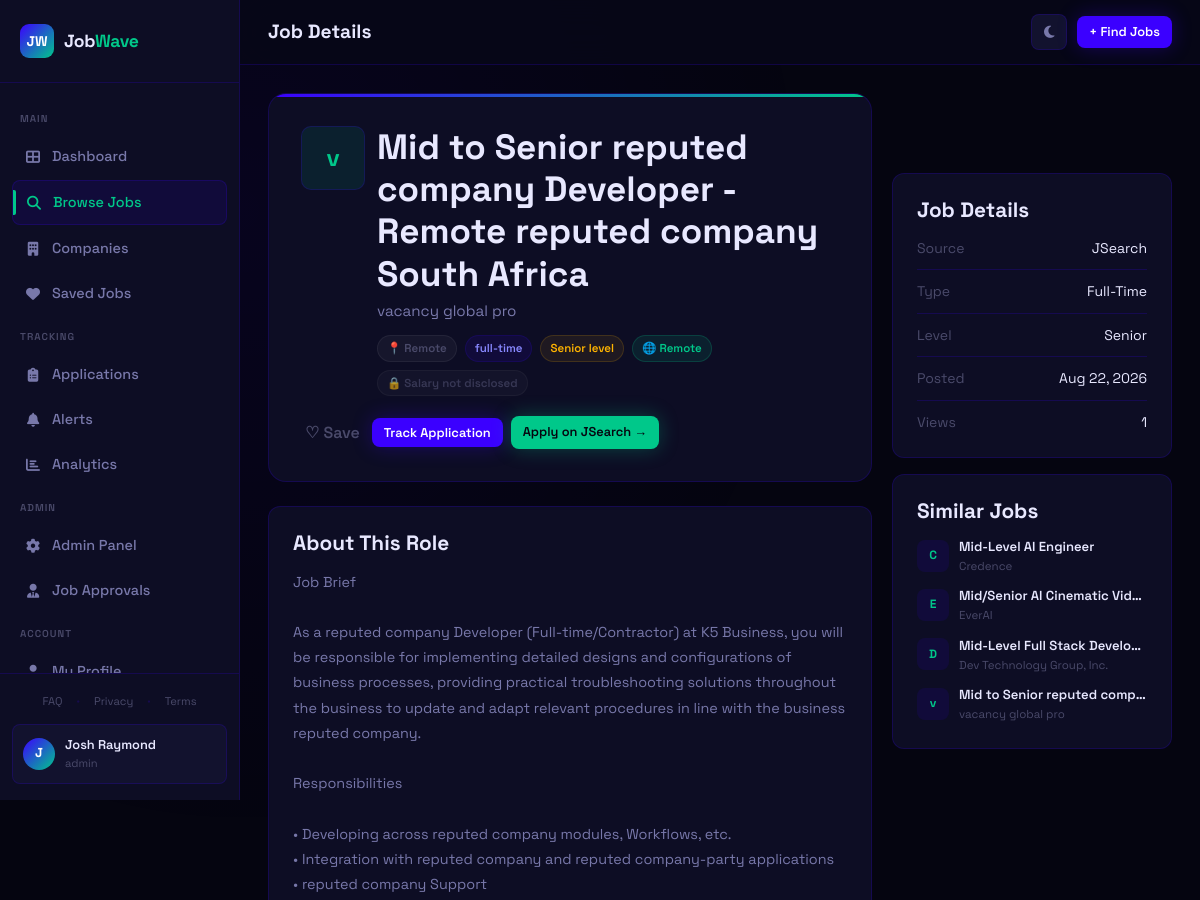
The page /jobs/1535 (signed in, upper part) on the database as committed earlier.
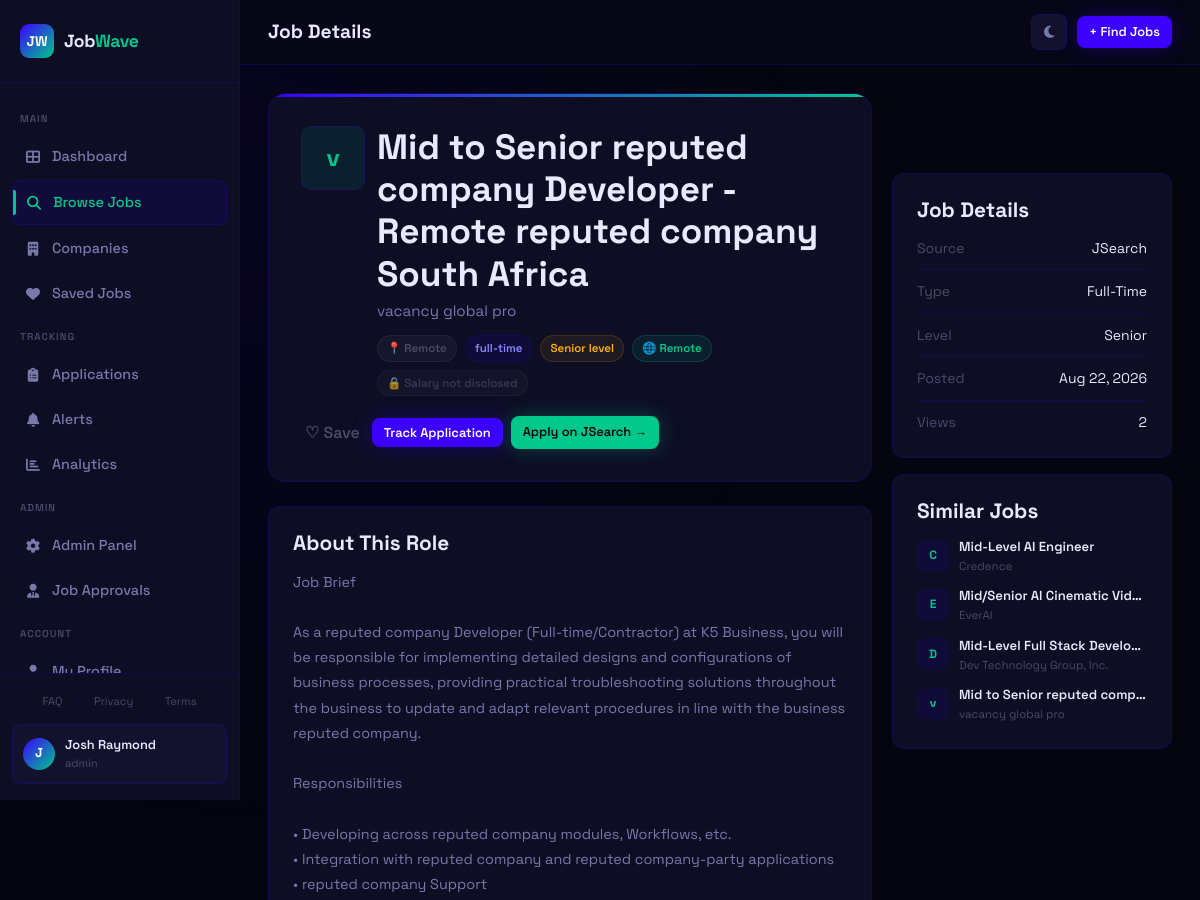
The same page on the database as committed later.
### app.py (models this page shows, shortened)
class Job(db.Model):
    id = db.Column(db.Integer, primary_key=True)
    title = db.Column(db.String(200), nullable=False)
    company = db.Column(db.String(200), nullable=False)
    location = db.Column(db.String(200))
    job_type = db.Column(db.String(50))          # full-time | part-time | remote | contract
    experience = db.Column(db.String(50))         # entry | mid | senior
    salary_min = db.Column(db.Integer)
    salary_max = db.Column(db.Integer)
    description = db.Column(db.Text)
    requirements = db.Column(db.Text)
    source = db.Column(db.String(100))
    source_url = db.Column(db.String(500))
    source_id = db.Column(db.String(200), unique=True)  # duplicate detection
    tags = db.Column(db.String(500))
    is_active = db.Column(db.Boolean, default=True)
    scraped_at = db.Column(db.DateTime, default=datetime.utcnow)
    posted_at = db.Column(db.DateTime)
    views = db.Column(db.Integer, default=0)
    posted_to_whatsapp = db.Column(db.Boolean, default=False)
    posted_by_user_id = db.Column(db.Integer, db.ForeignKey('user.id'), nullable=True)
    approval_status = db.Column(db.String(20), default='approved')  # pending | approved | rejected
    rejection_reason = db.Column(db.String(500))
    @property
    def work_arrangement(self):
        text = f"{self.job_type or ''} {self.location or ''} {(self.description or '')[:300]}".lower()
        if 'hybrid' in text:
            return 'Hybrid'
        if 'remote' in text or self.job_type == 'remote':
            return 'Remote'
        return 'Onsite'

### app.py (the view)
@app.route('/jobs/<int:job_id>')
@login_required
def job_detail(job_id):
    job = Job.query.get_or_404(job_id)
    job.views += 1
    db.session.commit()
    if job.description:
        soup = BeautifulSoup(job.description, "html.parser")
        for tag in soup.find_all(True):
            tag.attrs = {}
        job.description = str(soup)
    else:
        job.description = ""
    is_saved = SavedJob.query.filter_by(
        user_id=current_user.id,
        job_id=job_id
    ).first() is not None
    application = Application.query.filter_by(
        user_id=current_user.id,
        job_id=job_id
    ).first()
    similar = Job.query.filter(
        Job.id != job_id,
        Job.is_active == True,
        Job.title.ilike(f'%{job.title.split()[0]}%')
    ).limit(4).all()
    return render_template(
        'job_detail.html',
        job=job,
        is_saved=is_saved,
        application=application,
        similar=similar
    )

### app.py (called while the page is built)
@login_manager.user_loader
def load_user(user_id):
    return User.query.get(int(user_id))

    @property
    def is_authenticated(self): return True

### templates/job_detail.html (shortened to what the changed rows need)
{% extends 'base.html' %}
{% block page_title %}Job Details{% endblock %}
{% block content %}
<div class="job-detail-grid">
  <div class="job-detail-main">
    <div class="job-detail-header">
      <div class="job-detail-top">
        <div class="company-logo job-detail-logo">{{ job.company[0] }}</div>
        <div style="flex:1;min-width:0;">
          <h2 style="margin-bottom:4px;">{{ job.title }}</h2>
          <div style="font-size:0.95rem;color:var(--text-dim);margin-bottom:12px;">{{ job.company }}</div>
          <div style="display:flex;flex-wrap:wrap;gap:8px;">
            {% if job.location %}<span class="badge badge-gray">📍 {{ job.location }}</span>{% endif %}
            <span class="badge badge-indigo">{{ job.job_type or 'full-time' }}</span>
            {% if job.experience %}<span class="badge badge-amber">{{ job.experience|title }} level</span>{% endif %}
            {% set arrangement = job.work_arrangement %}
            <span class="badge {% if arrangement == 'Remote' %}badge-mint{% elif arrangement == 'Hybrid' %}badge-amber{% else %}badge-gray{% endif %}">
              {% if arrangement == 'Remote' %}🌐{% elif arrangement == 'Hybrid' %}🔀{% else %}🏢{% endif %} {{ arrangement }}
            </span>
            {% if job.salary_min %}
            <span class="badge badge-mint">${{ '{:,.0f}'.format(job.salary_min/1000) }}k–${{ '{:,.0f}'.format(job.salary_max/1000) }}k</span>
            {% else %}
            <span class="badge badge-gray" style="opacity:0.7;">🔒 Salary not disclosed</span>
            {% endif %}
          </div>
        </div>
      </div>
      <div class="job-detail-actions">
        <button class="save-btn btn btn-outline btn-sm {% if is_saved %}saved{% endif %}" data-job-id="{{ job.id }}">
          {{ '♥ Saved' if is_saved else '♡ Save' }}
        </button>
        {% if job.source == 'JobWave Direct' %}
          {% if application %}
          <span class="badge badge-green" style="padding:8px 14px;">✓ Applied</span>
          {% else %}
          <a href="{{ url_for('apply_to_job', job_id=job.id) }}" class="btn btn-mint btn-sm">Apply Now</a>
          {% endif %}
        {% else %}
          {% if application %}
          <span class="badge badge-green" style="padding:8px 14px;">✓ Tracking</span>
          {% else %}
          <button class="btn btn-primary btn-sm track-apply-btn" data-job-id="{{ job.id }}">Track Application</button>
          {% endif %}
          {% if job.source_url %}
          <a href="{{ job.source_url }}" target="_blank" rel="noopener noreferrer" class="btn btn-mint btn-sm">Apply on {{ job.source }} →</a>
          {% endif %}
        {% endif %}
      </div>
    </div>
  </div>
  <div class="job-detail-side">
    <div class="card">
      <div style="display:flex;flex-direction:column;gap:10px;font-size:0.875rem;">
        <div style="display:flex;justify-content:space-between;"><span style="color:var(--text-muted);">Source</span><span>{{ job.source }}</span></div>
        <div style="display:flex;justify-content:space-between;"><span style="color:var(--text-muted);">Type</span><span>{{ (job.job_type or 'full-time')|title }}</span></div>
        <div style="display:flex;justify-content:space-between;"><span style="color:var(--text-muted);">Level</span><span>{{ (job.experience or 'N/A')|title }}</span></div>
        <div style="display:flex;justify-content:space-between;"><span style="color:var(--text-muted);">Posted</span><span>{{ job.posted_at.strftime('%b %d, %Y') if job.posted_at else 'N/A' }}</span></div>
        <div style="display:flex;justify-content:space-between;"><span style="color:var(--text-muted);">Views</span><span>{{ job.views }}</span></div>
      </div>
    </div>
  </div>
</div>
{% endblock %}

Rows that differ between the two databases and show on the page:
changed Job "Mid to Senior reputed company Developer - Remote reputed company South Africa": views "1" → "2"
